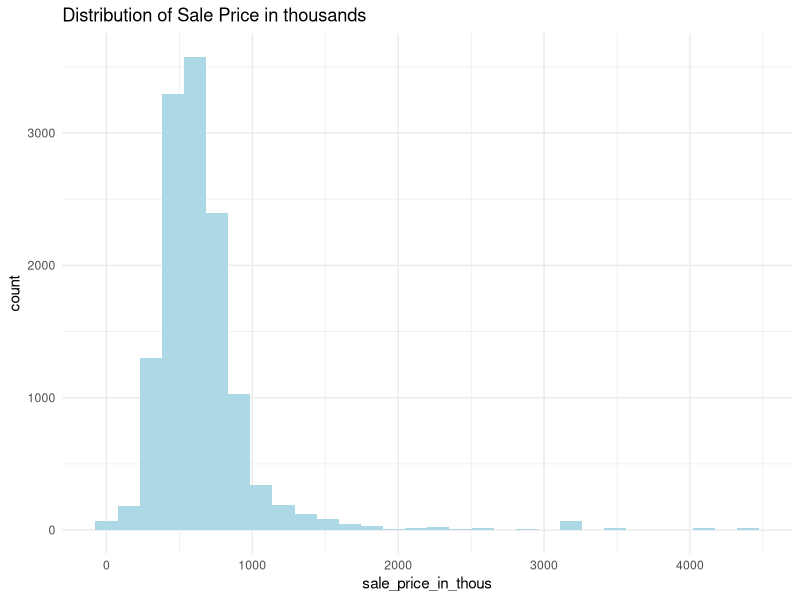

Source code (R):
# Assignment: ASSIGNMENT 4
# Name: Reppeto, Brian
# Date: 2023-06-27

## Load the ggplot2 package

library(tidyverse)
library(readxl)
library(ggplot2)
library(dplyr)
library(conflicted)
#library(plyr)
theme_set(theme_minimal())

## Set the working directory to the root of your DSC 520 directory
setwd("~/DSC520/Week_4")

## Load the `data` to
housing_df <- read_xlsx("week-6-housing.xlsx")

#housing_df %>% rename("Sale_Price" = "Sale Price")

#sum_by_day <-apply(housing_df$'Sale Price',housing_df$'Sale Date',sum)


## 1.
ttl_house_prices <- apply(housing_df[c('Sale Price')], 2, sum)

print (ttl_house_prices)

## 2.
ttl_sales_by_zip <- aggregate(`Sale Price` ~  zip5, data = housing_df, mean)

print (ttl_sales_by_zip)

## 3.

housing <-
  rename(housing_df, sale_price = `Sale Price`, sale_date = `Sale Date`)

housing <- mutate(housing, month = lubridate :: month (sale_date),
                          year = lubridate :: year (sale_date))

sales_year <- aggregate(sale_price ~ year, data = housing, sum)

housing <- mutate(housing, sale_price_in_thous = sale_price / 1000)

print(sales_year)

## 4
ggplot(housing, aes(x = sale_price_in_thous)) +
  geom_histogram(fill = "lightblue", bins = 30) +
  labs(title = "Distribution of Sale Price in thousands")

## 5.
## There are outliers in the data for the sale_price variable as shown in the
## graph above.

## 6.
housing <- mutate(housing, price_per_sf =  sale_price/square_feet_total_living)

housing <- mutate(housing, commision = .06)

housing <-
  mutate(housing, net_sales_price = (sale_price - (sale_price * commision)))
                  
#head(select(housing,price_per_sf))                  

#head(select(housing, net_sales_price, commision, sale_price_in_thous))

##view(housing)
